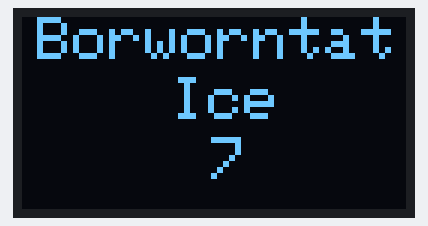
Simulated run of this sketch. Board: Arduino Uno, built with avr-gcc and run on an emulated ATmega328P. On the bench: 128×64 one-colour display.

Above: at 0.1 s.

The sketch:

12-7-Act6.ino
```cpp
#include <Wire.h>
#include <SPI.h>
#include <Adafruit_GFX.h>
#include <Adafruit_SSD1306.h>
#define OLED_RESET -1
Adafruit_SSD1306 OLED(OLED_RESET);

void setup(){
  OLED.begin(SSD1306_SWITCHCAPVCC, 0x3C);
}

void loop(){
  OLED.clearDisplay();
  OLED.setTextColor(WHITE);
  OLED.setCursor(5, 0);
  OLED.setTextSize(2);
  OLED.println("Borworntat");
  OLED.setCursor(50, 20);
  OLED.println("Ice");
  OLED.setCursor(63, 40);
  OLED.println("7");
  OLED.display();
}
```
